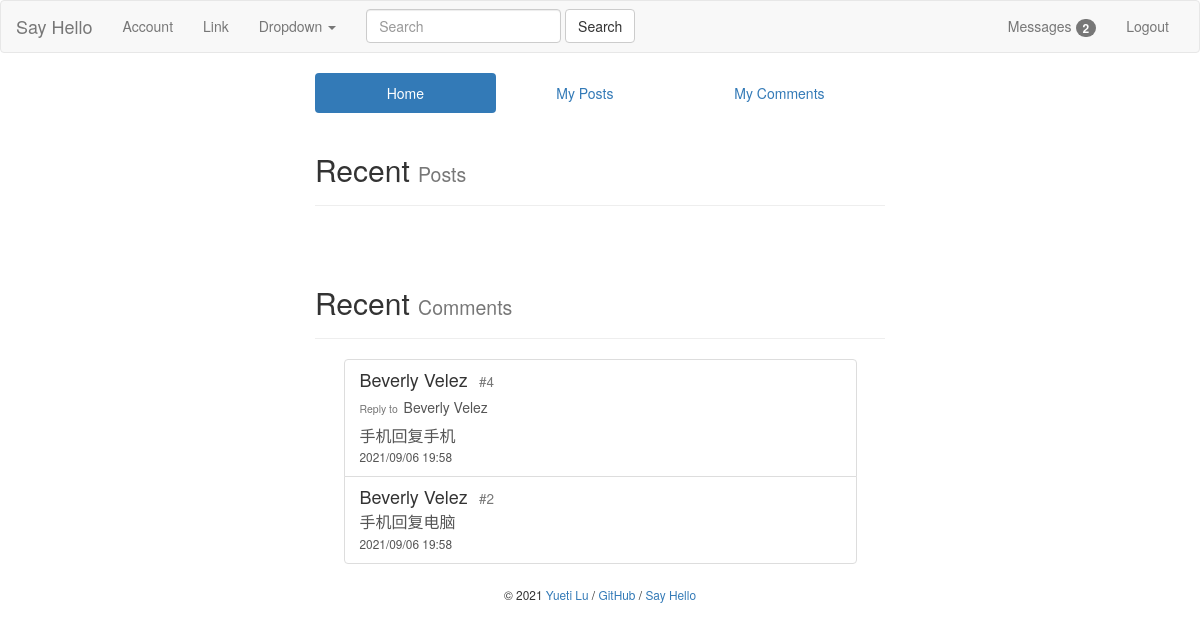
The page /admin/index (signed in) on the database as committed earlier.
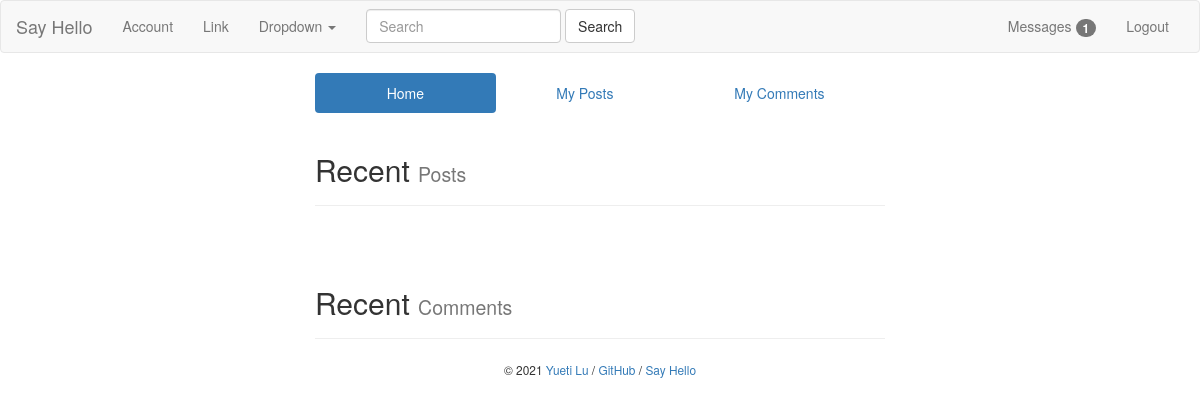
The same page on the database as committed later.
### bluelog/models.py (models this page shows)
class Comment(db.Model):
    id = db.Column(db.Integer, primary_key=True)
    name = db.Column(db.String(30))
    body = db.Column(db.Text)
    replyTo = db.Column(db.String(30))
    commentFloor = db.Column(db.Integer)
    from_admin = db.Column(db.Boolean, default=False)
    timestamp = db.Column(db.DateTime, default=datetime.now, index=True)
    post_id = db.Column(db.Integer, db.ForeignKey('post.id'))
    post = db.relationship('Post', back_populates='comments')
    user_id = db.Column(db.Integer, db.ForeignKey('user.id'))
    user = db.relationship('User', back_populates='comments')

### bluelog/blueprints/admin.py (the view)
@admin_bp.route('/index')
def index():
    if not current_user.is_authenticated:
        return redirect(url_for('auth.login'))
    else:
        recentPosts = Post.query.filter(Post.user_id == current_user.id).order_by(Post.postTime.desc()).limit(5)
        recentComments = Comment.query.filter(Comment.user_id == current_user.id) \
            .order_by(Comment.timestamp.desc()).limit(5)
        return render_template('admin/index.html', posts=recentPosts, comments=recentComments)

### bluelog/forms.py
class SearchForm(FlaskForm):
    body = StringField('SearchMessage', validators=[DataRequired()])
    submit = SubmitField('Search')

### bluelog/__init__.py (called while the page is built)
def register_template_context(app):
    @app.context_processor
    def injectSearchForm():
        searchForm = SearchForm()
        return dict(searchForm=searchForm)
    @app.context_processor
    def injectUnreadMessage():
        if current_user.is_authenticated:
            user = User.query.get(current_user.id)
            unreadMessageNum = UnreadMessage.query.filter(and_(UnreadMessage.user_id == user.id,
                                                               UnreadMessage.haveRead == 0)).count()
            return dict(unreadMessageNum=unreadMessageNum)
        else:
            return dict(unreadMessageNum=0)

### bluelog/extensions.py (called while the page is built)
@login_manager.user_loader
def load_user(user_id):
    from bluelog.models import User
    user = User.query.get(int(user_id))
    return user

### bluelog/templates/admin/index.html (shortened to what this page needs)
{% extends 'base.html' %}
{% from "macros.html" import show_flash with context %}
{% from "macros.html" import show_footer %}
{% from "macros.html" import show_comment_in_href %}
{% from "macros.html" import show_post_in_index %}
{% block content %}
    <div class="col-md-3"></div>
    <div class="col-md-6">
        <ul class="nav nav-pills nav-justified">
            <li role="presentation" class="active"><a href="{{ url_for('admin.index') }}">Home</a></li>
            <li role="presentation"><a href="{{ url_for('admin.managePosts') }}">My Posts</a></li>
            <li role="presentation"><a href="{{ url_for('admin.manageComments') }}">My Comments</a></li>
        </ul>
        <div class="page-header">
            <h2>Recent <small>Posts</small></h2>
        </div>
        <br>
        <div class="page-header">
            <h2>Recent <small>Comments</small></h2>
        </div>
        <ul class="list-group" style="margin:0 auto; width:90%">
            {% for comment in comments %}
                {{ show_comment_in_href(comment) }}
            {% endfor %}
        </ul>
        {{ show_footer() }}
    </div>
    <div class="col-md-3"></div>
{% endblock content %}

### bluelog/templates/macros.html (shortened to what this page needs)
{% macro show_footer() %}
    <footer class="text-center" style="margin-top: 20px;">
        <small> &copy; 2021 <a href="https://github.com/luyueti111" title="Written by Grey Li">Yueti Lu</a> /
            <a href="https://github.com/luyueti111/Bluelog" title="Fork me on GitHub">GitHub</a> /
            <a href="{{ url_for('blog.hello') }}" title="A HelloFlask project">Say Hello</a>
        </small>
    </footer>
{% endmacro %}
{% macro show_comment_in_href(comment) %}
    {% set post = comment.post %}
    <a class="list-group-item" href="{{ url_for('blog.replyPage', post_id=comment.post_id) }}">
        {% if comment.name == post.name %}
            <h4 class="list-group-item-heading text-info">{{ comment.name }}<small>&nbsp;&nbsp;&nbsp;#{{ comment.commentFloor }}</small>
            </h4>
        {% else %}
            <h4 class="list-group-item-heading">{{ comment.name }}<small>&nbsp;&nbsp;&nbsp;#{{ comment.commentFloor }}</small>
            </h4>
        {% endif %}
        {% if comment.replyTo is not none %}
            <h5><small>Reply to&nbsp;&nbsp;</small>{{ comment.replyTo }}</h5>
        {% endif %}
        <p class="list-group-item-text"
           style="width: 100%; word-break: break-all; word-wrap: break-word; font-size: medium">{{ comment.body }}</p>
        <small>
            {{ comment.timestamp.strftime('%Y/%m/%d %H:%M') }}
        </small>
    </a>
{% endmacro %}

Rows that differ between the two databases and show on the page:
removed Comment: name "Beverly Velez", commentFloor "4", replyTo "Beverly Velez", body "手机回复手机", timestamp "2021/09/06 19:58"
removed Comment: name "Beverly Velez", commentFloor "2", body "手机回复电脑", timestamp "2021/09/06 19:58"
Other text that changed with them:
{{ unreadMessageNum }}: "2" → "1"
